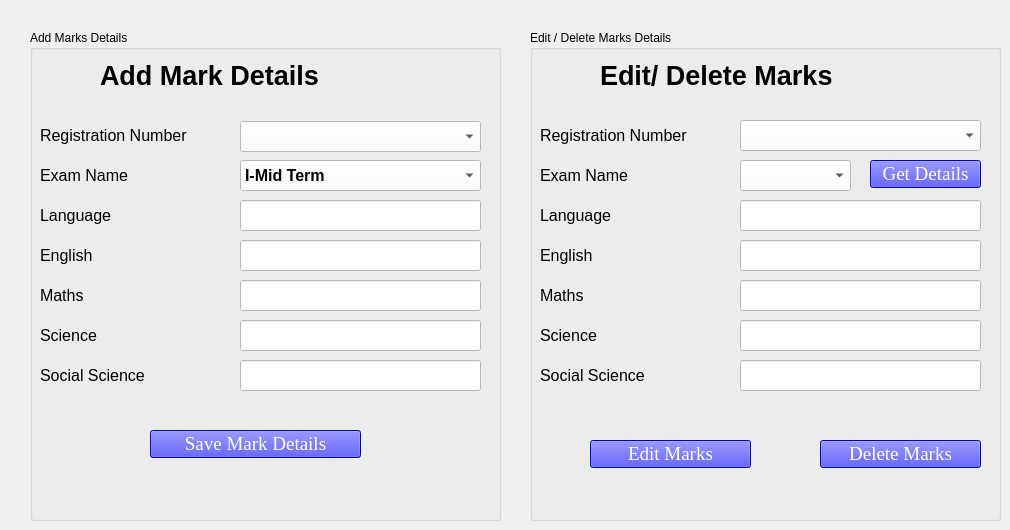
    <widget class="QWidget" name="tab_8">
     <attribute name="title">
      <string>Mark</string>
     </attribute>
     <widget class="QGroupBox" name="gb1">
      <property name="geometry">
       <rect>
        <x>30</x>
        <y>30</y>
        <width>471</width>
        <height>491</height>
       </rect>
      </property>
      <property name="title">
       <string>Add Marks Details</string>
      </property>
      <widget class="QLabel" name="label_45">
       <property name="geometry">
        <rect>
         <x>70</x>
         <y>20</y>
         <width>361</width>
         <height>51</height>
        </rect>
       </property>
       <property name="font">
        <font>
         <pointsize>20</pointsize>
         <weight>75</weight>
         <bold>true</bold>
        </font>
       </property>
       <property name="text">
        <string>Add Mark Details</string>
       </property>
      </widget>
      <widget class="QLabel" name="label_47">
       <property name="geometry">
        <rect>
         <x>10</x>
         <y>90</y>
         <width>191</width>
         <height>31</height>
        </rect>
       </property>
       <property name="font">
        <font>
         <pointsize>12</pointsize>
        </font>
       </property>
       <property name="text">
        <string>Registration Number</string>
       </property>
      </widget>
      <widget class="QLabel" name="label_48">
       <property name="geometry">
        <rect>
         <x>10</x>
         <y>130</y>
         <width>191</width>
         <height>31</height>
        </rect>
       </property>
       <property name="font">
        <font>
         <pointsize>12</pointsize>
        </font>
       </property>
       <property name="text">
        <string>Exam Name</string>
       </property>
      </widget>
      <widget class="QLabel" name="label_49">
       <property name="geometry">
        <rect>
         <x>10</x>
         <y>170</y>
         <width>191</width>
         <height>31</height>
        </rect>
       </property>
       <property name="font">
        <font>
         <pointsize>12</pointsize>
        </font>
       </property>
       <property name="text">
        <string>Language</string>
       </property>
      </widget>
      <widget class="QLabel" name="label_50">
       <property name="geometry">
        <rect>
         <x>10</x>
         <y>210</y>
         <width>191</width>
         <height>31</height>
        </rect>
       </property>
       <property name="font">
        <font>
         <pointsize>12</pointsize>
        </font>
       </property>
       <property name="text">
        <string>English</string>
       </property>
      </widget>
      <widget class="QLabel" name="label_51">
       <property name="geometry">
        <rect>
         <x>10</x>
         <y>250</y>
         <width>191</width>
         <height>31</height>
        </rect>
       </property>
       <property name="font">
        <font>
         <pointsize>12</pointsize>
        </font>
       </property>
       <property name="text">
        <string>Maths</string>
       </property>
      </widget>
      <widget class="QLabel" name="label_52">
       <property name="geometry">
        <rect>
         <x>10</x>
         <y>290</y>
         <width>191</width>
         <height>31</height>
        </rect>
       </property>
       <property name="font">
        <font>
         <pointsize>12</pointsize>
        </font>
       </property>
       <property name="text">
        <string>Science</string>
       </property>
      </widget>
      <widget class="QLabel" name="label_53">
       <property name="geometry">
        <rect>
         <x>10</x>
         <y>330</y>
         <width>191</width>
         <height>31</height>
        </rect>
       </property>
       <property name="font">
        <font>
         <pointsize>12</pointsize>
        </font>
       </property>
       <property name="text">
        <string>Social Science</string>
       </property>
      </widget>
      <widget class="QPushButton" name="save_mark">
       <property name="geometry">
        <rect>
         <x>120</x>
         <y>400</y>
         <width>211</width>
         <height>28</height>
        </rect>
       </property>
       <property name="font">
        <font>
         <family>Times New Roman</family>
         <pointsize>14</pointsize>
         <weight>9</weight>
         <italic>false</italic>
         <bold>false</bold>
        </font>
       </property>
       <property name="styleSheet">
        <string notr="true">background-color: rgb(0, 0, 255);
color: rgb(255, 255, 255);
font: 75 14pt &quot;Times New Roman&quot;;
</string>
       </property>
       <property name="text">
        <string>Save Mark Details</string>
       </property>
       <property name="default">
        <bool>false</bool>
       </property>
       <property name="flat">
        <bool>false</bool>
       </property>
      </widget>
      <widget class="QLineEdit" name="mtb12">
       <property name="geometry">
        <rect>
         <x>210</x>
         <y>170</y>
         <width>241</width>
         <height>31</height>
        </rect>
       </property>
       <property name="font">
        <font>
         <pointsize>12</pointsize>
        </font>
       </property>
       <property name="styleSheet">
        <string notr="true">background-color: rgb(255, 255, 255);</string>
       </property>
      </widget>
      <widget class="QLineEdit" name="mtb13">
       <property name="geometry">
        <rect>
         <x>210</x>
         <y>210</y>
         <width>241</width>
         <height>31</height>
        </rect>
       </property>
       <property name="font">
        <font>
         <pointsize>12</pointsize>
        </font>
       </property>
       <property name="styleSheet">
        <string notr="true">background-color: rgb(255, 255, 255);</string>
       </property>
      </widget>
      <widget class="QLineEdit" name="mtb14">
       <property name="geometry">
        <rect>
         <x>210</x>
         <y>250</y>
         <width>241</width>
         <height>31</height>
        </rect>
       </property>
       <property name="font">
        <font>
         <pointsize>12</pointsize>
        </font>
       </property>
       <property name="styleSheet">
        <string notr="true">background-color: rgb(255, 255, 255);</string>
       </property>
      </widget>
      <widget class="QLineEdit" name="mtb15">
       <property name="geometry">
        <rect>
         <x>210</x>
         <y>290</y>
         <width>241</width>
         <height>31</height>
        </rect>
       </property>
       <property name="font">
        <font>
         <pointsize>12</pointsize>
        </font>
       </property>
       <property name="styleSheet">
        <string notr="true">background-color: rgb(255, 255, 255);</string>
       </property>
      </widget>
      <widget class="QLineEdit" name="mtb16">
       <property name="geometry">
        <rect>
         <x>210</x>
         <y>330</y>
         <width>241</width>
         <height>31</height>
        </rect>
       </property>
       <property name="font">
        <font>
         <pointsize>12</pointsize>
        </font>
       </property>
       <property name="styleSheet">
        <string notr="true">background-color: rgb(255, 255, 255);</string>
       </property>
      </widget>
      <widget class="QComboBox" name="mcb15">
       <property name="geometry">
        <rect>
         <x>210</x>
         <y>91</y>
         <width>241</width>
         <height>31</height>
        </rect>
       </property>
       <property name="font">
        <font>
         <pointsize>11</pointsize>
        </font>
       </property>
       <property name="styleSheet">
        <string notr="true">background-color: rgb(255, 255, 255);</string>
       </property>
      </widget>
      <widget class="QComboBox" name="mcb15_2">
       <property name="geometry">
        <rect>
         <x>210</x>
         <y>130</y>
         <width>241</width>
         <height>31</height>
        </rect>
       </property>
       <property name="font">
        <font>
         <pointsize>12</pointsize>
         <weight>75</weight>
         <bold>true</bold>
        </font>
       </property>
       <property name="styleSheet">
        <string notr="true">background-color: rgb(255, 255, 255);</string>
       </property>
       <item>
        <property name="text">
         <string>I-Mid Term</string>
        </property>
       </item>
       <item>
        <property name="text">
         <string>Quartely</string>
        </property>
       </item>
       <item>
        <property name="text">
         <string>II-Mid Term</string>
        </property>
       </item>
       <item>
        <property name="text">
         <string>Halfly</string>
        </property>
       </item>
       <item>
        <property name="text">
         <string>III-Mid Term</string>
        </property>
       </item>
       <item>
        <property name="text">
         <string>Annualy </string>
        </property>
       </item>
      </widget>
     </widget>
     <widget class="QGroupBox" name="gb2">
      <property name="geometry">
       <rect>
        <x>530</x>
        <y>30</y>
        <width>471</width>
        <height>491</height>
       </rect>
      </property>
      <property name="title">
       <string>Edit / Delete Marks Details</string>
      </property>
      <widget class="QLabel" name="label_46">
       <property name="geometry">
        <rect>
         <x>70</x>
         <y>20</y>
         <width>361</width>
         <height>51</height>
        </rect>
       </property>
       <property name="font">
        <font>
         <pointsize>20</pointsize>
         <weight>75</weight>
         <bold>true</bold>
        </font>
       </property>
       <property name="text">
        <string>Edit/ Delete Marks</string>
       </property>
      </widget>
      <widget class="QLabel" name="label_54">
       <property name="geometry">
        <rect>
         <x>10</x>
         <y>90</y>
         <width>191</width>
         <height>31</height>
        </rect>
       </property>
       <property name="font">
        <font>
         <pointsize>12</pointsize>
        </font>
       </property>
       <property name="text">
        <string>Registration Number</string>
       </property>
      </widget>
      <widget class="QComboBox" name="mcb16">
       <property name="geometry">
        <rect>
         <x>210</x>
         <y>90</y>
         <width>241</width>
         <height>31</height>
        </rect>
       </property>
       <property name="font">
        <font>
         <pointsize>11</pointsize>
        </font>
       </property>
       <property name="styleSheet">
        <string notr="true">background-color: rgb(255, 255, 255);</string>
       </property>
      </widget>
      <widget class="QLabel" name="label_55">
       <property name="geometry">
        <rect>
         <x>10</x>
         <y>130</y>
         <width>191</width>
         <height>31</height>
        </rect>
       </property>
       <property name="font">
        <font>
         <pointsize>12</pointsize>
        </font>
       </property>
       <property name="text">
        <string>Exam Name</string>
       </property>
      </widget>
      <widget class="QLineEdit" name="mtb17">
       <property name="geometry">
        <rect>
         <x>210</x>
         <y>170</y>
         <width>241</width>
         <height>31</height>
        </rect>
       </property>
       <property name="font">
        <font>
         <pointsize>12</pointsize>
        </font>
       </property>
       <property name="styleSheet">
        <string notr="true">background-color: rgb(255, 255, 255);</string>
       </property>
      </widget>
      <widget class="QComboBox" name="mcb17">
       <property name="geometry">
        <rect>
         <x>210</x>
         <y>130</y>
         <width>111</width>
         <height>31</height>
        </rect>
       </property>
       <property name="font">
        <font>
         <pointsize>11</pointsize>
        </font>
       </property>
       <property name="styleSheet">
        <string notr="true">background-color: rgb(255, 255, 255);</string>
       </property>
      </widget>
      <widget class="QLabel" name="label_56">
       <property name="geometry">
        <rect>
         <x>10</x>
         <y>170</y>
         <width>191</width>
         <height>31</height>
        </rect>
       </property>
       <property name="font">
        <font>
         <pointsize>12</pointsize>
        </font>
       </property>
       <property name="text">
        <string>Language</string>
       </property>
      </widget>
      <widget class="QLabel" name="label_57">
       <property name="geometry">
        <rect>
         <x>10</x>
         <y>210</y>
         <width>191</width>
         <height>31</height>
        </rect>
       </property>
       <property name="font">
        <font>
         <pointsize>12</pointsize>
        </font>
       </property>
       <property name="text">
        <string>English</string>
       </property>
      </widget>
      <widget class="QLineEdit" name="mtb18">
       <property name="geometry">
        <rect>
         <x>210</x>
         <y>210</y>
         <width>241</width>
         <height>31</height>
        </rect>
       </property>
       <property name="font">
        <font>
         <pointsize>12</pointsize>
        </font>
       </property>
       <property name="styleSheet">
        <string notr="true">background-color: rgb(255, 255, 255);</string>
       </property>
      </widget>
      <widget class="QLineEdit" name="mtb19">
       <property name="geometry">
        <rect>
         <x>210</x>
         <y>250</y>
         <width>241</width>
         <height>31</height>
        </rect>
       </property>
       <property name="font">
        <font>
         <pointsize>12</pointsize>
        </font>
       </property>
       <property name="styleSheet">
        <string notr="true">background-color: rgb(255, 255, 255);</string>
       </property>
      </widget>
      <widget class="QLabel" name="label_58">
       <property name="geometry">
        <rect>
         <x>10</x>
         <y>250</y>
         <width>191</width>
         <height>31</height>
        </rect>
       </property>
       <property name="font">
        <font>
         <pointsize>12</pointsize>
        </font>
       </property>
       <property name="text">
        <string>Maths</string>
       </property>
      </widget>
      <widget class="QLabel" name="label_59">
       <property name="geometry">
        <rect>
         <x>10</x>
         <y>290</y>
         <width>191</width>
         <height>31</height>
        </rect>
       </property>
       <property name="font">
        <font>
         <pointsize>12</pointsize>
        </font>
       </property>
       <property name="text">
        <string>Science</string>
       </property>
      </widget>
      <widget class="QLineEdit" name="mtb20">
       <property name="geometry">
        <rect>
         <x>210</x>
         <y>290</y>
         <width>241</width>
         <height>31</height>
        </rect>
       </property>
       <property name="font">
        <font>
         <pointsize>12</pointsize>
        </font>
       </property>
       <property name="styleSheet">
        <string notr="true">background-color: rgb(255, 255, 255);</string>
       </property>
      </widget>
      <widget class="QLineEdit" name="mtb21">
       <property name="geometry">
        <rect>
         <x>210</x>
         <y>330</y>
         <width>241</width>
         <height>31</height>
        </rect>
       </property>
       <property name="font">
        <font>
         <pointsize>12</pointsize>
        </font>
       </property>
       <property name="styleSheet">
        <string notr="true">background-color: rgb(255, 255, 255);</string>
       </property>
      </widget>
      <widget class="QLabel" name="label_60">
       <property name="geometry">
        <rect>
         <x>10</x>
         <y>330</y>
         <width>191</width>
         <height>31</height>
        </rect>
       </property>
       <property name="font">
        <font>
         <pointsize>12</pointsize>
        </font>
       </property>
       <property name="text">
        <string>Social Science</string>
       </property>
      </widget>
      <widget class="QPushButton" name="edit_mark">
       <property name="geometry">
        <rect>
         <x>60</x>
         <y>410</y>
         <width>161</width>
         <height>28</height>
        </rect>
       </property>
       <property name="font">
        <font>
         <family>Times New Roman</family>
         <pointsize>14</pointsize>
         <weight>9</weight>
         <italic>false</italic>
         <bold>false</bold>
        </font>
       </property>
       <property name="styleSheet">
        <string notr="true">background-color: rgb(0, 0, 255);
color: rgb(255, 255, 255);
font: 75 14pt &quot;Times New Roman&quot;;
</string>
       </property>
       <property name="text">
        <string>Edit Marks</string>
       </property>
       <property name="default">
        <bool>false</bool>
       </property>
       <property name="flat">
        <bool>false</bool>
       </property>
      </widget>
      <widget class="QPushButton" name="get_details">
       <property name="geometry">
        <rect>
         <x>340</x>
         <y>130</y>
         <width>111</width>
         <height>28</height>
        </rect>
       </property>
       <property name="font">
        <font>
         <family>Times New Roman</family>
         <pointsize>14</pointsize>
         <weight>9</weight>
         <italic>false</italic>
         <bold>false</bold>
        </font>
       </property>
       <property name="styleSheet">
        <string notr="true">background-color: rgb(0, 0, 255);
color: rgb(255, 255, 255);
font: 75 14pt &quot;Times New Roman&quot;;
</string>
       </property>
       <property name="text">
        <string>Get Details</string>
       </property>
       <property name="default">
        <bool>false</bool>
       </property>
       <property name="flat">
        <bool>false</bool>
       </property>
      </widget>
      <widget class="QPushButton" name="delete_mark">
       <property name="geometry">
        <rect>
         <x>290</x>
         <y>410</y>
         <width>161</width>
         <height>28</height>
        </rect>
       </property>
       <property name="font">
        <font>
         <family>Times New Roman</family>
         <pointsize>14</pointsize>
         <weight>9</weight>
         <italic>false</italic>
         <bold>false</bold>
        </font>
       </property>
       <property name="styleSheet">
        <string notr="true">background-color: rgb(0, 0, 255);
color: rgb(255, 255, 255);
font: 75 14pt &quot;Times New Roman&quot;;
</string>
       </property>
       <property name="text">
        <string>Delete Marks</string>
       </property>
       <property name="default">
        <bool>false</bool>
       </property>
       <property name="flat">
        <bool>false</bool>
       </property>
      </widget>
     </widget>
    </widget>
